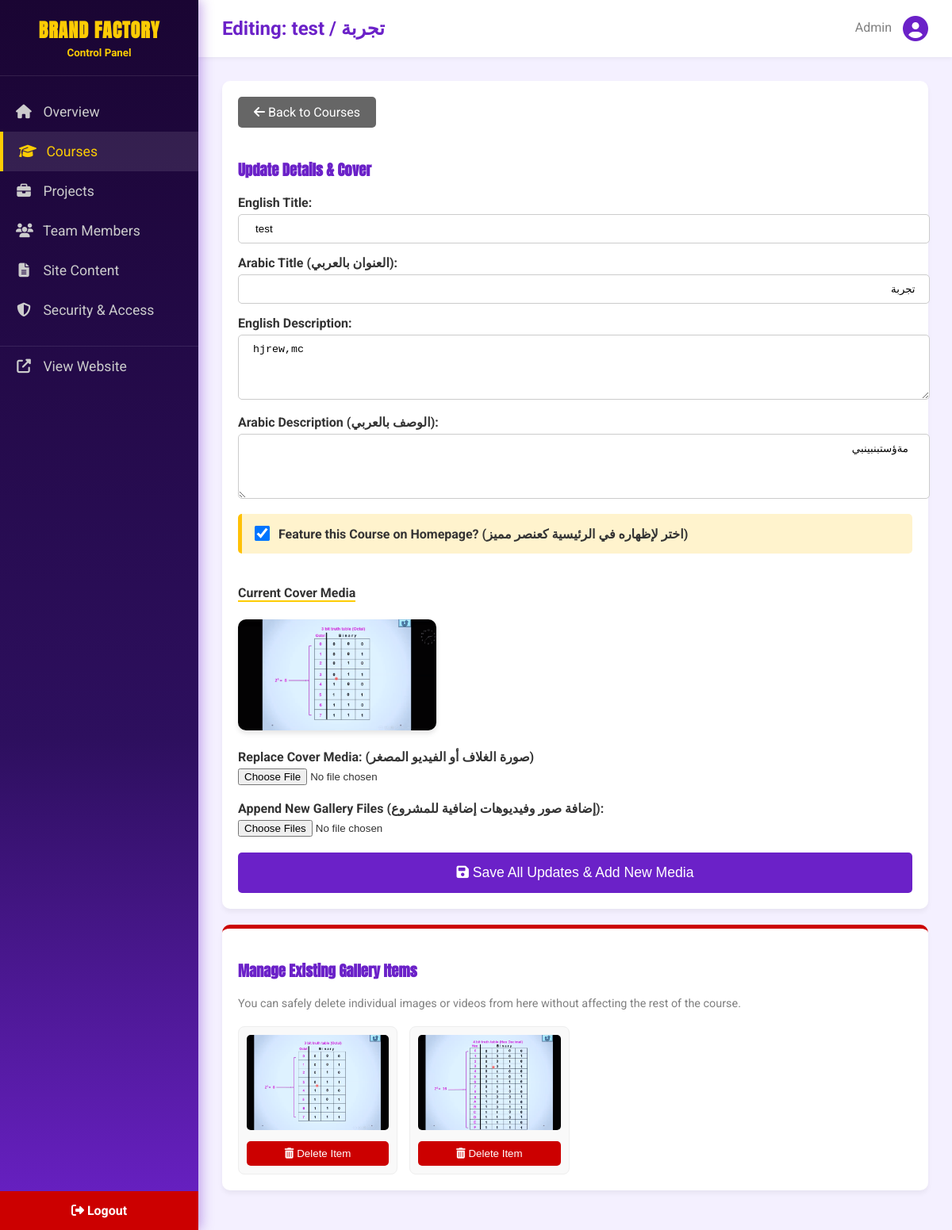
The page /admin/courses/edit/1 (signed in) on the database its author committed.
### main.py (models this page shows, shortened)
class Course(db.Model):
    id = db.Column(db.Integer, primary_key=True)
    title_ar = db.Column(db.String(100), nullable=False)
    title_en = db.Column(db.String(100), nullable=False)
    description_ar = db.Column(db.Text, nullable=True)
    description_en = db.Column(db.Text, nullable=True)
    is_featured = db.Column(db.Boolean, default=False)
    cover_media = db.Column(db.String(128), nullable=True)
    cover_media_type = db.Column(db.String(20), nullable=True) # 'image' or 'video'
    media_items = relationship('CourseMedia', backref='course', cascade="all, delete-orphan")

class CourseMedia(db.Model):
    id = db.Column(db.Integer, primary_key=True)
    path = db.Column(db.String(128), nullable=False)
    media_type = db.Column(db.String(20)) # 'image' or 'video'
    course_id = db.Column(db.Integer, db.ForeignKey('course.id'), nullable=False)

### main.py (the view, shortened to what this page needs)
@admin_bp.route('/courses/edit/<int:id>', methods=['GET', 'POST'])
@login_required
def edit_course(id):
    course = Course.query.get_or_404(id)
    return render_template('admin/course_edit.html', course=course)

### main.py (called while the page is built)
@app.before_request
def before_request():
    g.lang = session.get('lang', 'ar') # اللغة الافتراضية عربي

@app.context_processor
def inject_global_data():
    if not hasattr(g, '_site_content'):
        g._site_content = SiteContent.query.first()
    return dict(lang=g.lang, global_site_content=g._site_content, cache_id=app_version)

def login_required(f):
    @wraps(f)
    def decorated_function(*args, **kwargs):
        if not session.get('admin_logged_in'):
            return redirect(url_for('admin.login', next=request.url))
        return f(*args, **kwargs)
    return decorated_function

@admin_bp.before_request
def restrict_admin_access():
    allowed_endpoints = ['admin.login', 'admin.forgot_password']
    if request.endpoint and request.endpoint.startswith('admin.') and request.endpoint not in allowed_endpoints:
        if not session.get('admin_logged_in'):
            flash('Please log in to access the Control Panel.', 'error')
            return redirect(url_for('admin.login'))

### src/templates/admin/course_edit.html (shortened to what this page needs)
{% extends "admin/base.html" %}
{% block page_title %}Editing: {{ course.title_en }} / {{ course.title_ar }}{% endblock %}
{% block nav_courses %}active{% endblock %}
{% block content %}
<div class="card">
    <a href="{{ url_for('admin.courses') }}" class="btn" style="background:#666; margin-bottom: 20px;"><i
            class="fas fa-arrow-left"></i> Back to Courses</a>
    <h3 style="color: var(--primary-blue); font-family: 'Anton', sans-serif;">Update Details & Cover</h3>
    <form method="POST" enctype="multipart/form-data">
        <label style="font-weight: bold; display:block; margin-bottom:5px;">English Title:</label>
        <input type="text" name="title_en" required value="{{ course.title_en }}"
            style="width:100%; padding:10px; margin-bottom:15px; border-radius:5px; border:1px solid #ccc;">
        <label style="font-weight: bold; display:block; margin-bottom:5px;">Arabic Title (العنوان بالعربي):</label>
        <input type="text" name="title_ar" required value="{{ course.title_ar }}" dir="rtl"
            style="width:100%; padding:10px; margin-bottom:15px; border-radius:5px; border:1px solid #ccc;">
        <label style="font-weight: bold; display:block; margin-bottom:5px;">English Description:</label>
        <textarea name="description_en" rows="4"
            style="width:100%; padding:10px; margin-bottom:15px; border-radius:5px; border:1px solid #ccc;">{{ course.description_en }}</textarea>
        <label style="font-weight: bold; display:block; margin-bottom:5px;">Arabic Description (الوصف بالعربي):</label>
        <textarea name="description_ar" rows="4" dir="rtl"
            style="width:100%; padding:10px; margin-bottom:15px; border-radius:5px; border:1px solid #ccc;">{{ course.description_ar }}</textarea>
        <div
            style="background:#fff3cd; padding:15px; border-left:5px solid #ffc107; margin-bottom:20px; border-radius:5px;">
            <label style="font-weight:bold; cursor:pointer;">
                <input type="checkbox" name="is_featured" value="1" {% if course.is_featured %}checked{% endif %}
                    style="transform: scale(1.5); margin-right: 10px;">
                Feature this Course on Homepage? (اختر لإظهاره في الرئيسية كعنصر مميز)
            </label>
        </div>
        <h4 style="margin-top: 20px; border-bottom: 2px solid var(--accent-yellow); display: inline-block;">Current
            Cover Media</h4>
        <div style="margin-bottom: 20px;">
            {% if course.cover_media %}
            {% if course.cover_media_type == 'image' %}
            <img src="{{ url_for('static', filename='uploads/' + course.cover_media) }}"
                style="width: 250px; border-radius: 10px; box-shadow: 0 4px 6px rgba(0,0,0,0.1);">
            {% else %}
            <video src="{{ url_for('static', filename='uploads/' + course.cover_media) }}" controls
                style="width: 250px; border-radius: 10px; box-shadow: 0 4px 6px rgba(0,0,0,0.1);"></video>
            {% endif %}
            {% else %}
            <p style="color:gray;">No specific cover uploaded.</p>
            {% endif %}
        </div>
        <label style="font-weight: bold; display:block; margin-bottom:5px;">Replace Cover Media: (صورة الغلاف أو الفيديو
            المصغر)</label>
        <input type="file" name="cover_media" accept="image/*,video/*,.mkv,.flv,.wmv,.avi,.mov"
            style="margin-bottom:20px;">
        <label style="font-weight: bold; display:block; margin-bottom:5px;">Append New Gallery Files (إضافة صور
            وفيديوهات إضافية للمشروع):</label>
        <input type="file" name="upload_media" accept="image/*,video/*,.mkv,.flv,.wmv,.avi,.mov" multiple
            style="margin-bottom:20px;">
        <button type="submit" class="btn" style="display:block; width:100%; font-size:1.1rem; padding: 15px;"><i
                class="fas fa-save"></i> Save All Updates & Add New Media</button>
    </form>
</div>
<div class="card" style="border-top: 5px solid #cc0000;">
    <h3 style="color: var(--primary-blue); font-family: 'Anton', sans-serif;">Manage Existing Gallery Items</h3>
    <p style="color:gray; font-size:0.9rem;">You can safely delete individual images or videos from here without
        affecting the rest of the course.</p>
    <div
        style="display:grid; grid-template-columns: repeat(auto-fill, minmax(200px, 1fr)); gap:15px; margin-top: 20px;">
        {% for media in course.media_items %}
        <div style="background: #f9f9f9; padding:10px; border-radius:8px; text-align:center; border:1px solid #eee;">
            {% if media.media_type == 'image' %}
            <img src="{{ url_for('static', filename='uploads/' + media.path) }}"
                style="width:100%; height:120px; object-fit:cover; border-radius:5px; margin-bottom:10px;">
            {% else %}
            <video src="{{ url_for('static', filename='uploads/' + media.path) }}"
                style="width:100%; height:120px; object-fit:cover; border-radius:5px; margin-bottom:10px;"
                preload="metadata"></video>
            {% endif %}
            <form method="POST" action="{{ url_for('admin.delete_course_media', media_id=media.id) }}"
                onsubmit="return confirm('Are you sure you want to delete this media file?');">
                <button type="submit"
                    style="background:#cc0000; color:white; border:none; padding:8px; width:100%; border-radius:5px; cursor:pointer;"><i
                        class="fas fa-trash-alt"></i> Delete Item</button>
            </form>
        </div>
        {% else %}
        <p style="color:gray;">Gallery is empty.</p>
        {% endfor %}
    </div>
</div>
{% endblock %}

### src/templates/admin/base.html (style rules this page uses)
:root { --primary-blue: #6B21C8; --accent-yellow: #FDCC04; --sidebar-width: 250px; --bg-color: #f4f0ff; --text-dark: #333; }
body { margin: 0; padding: 0; font-family: 'Roboto', sans-serif; background-color: var(--bg-color); color: var(--text-dark); display: flex; min-height: 100vh; }
.card { background: white; border-radius: 10px; padding: 20px; box-shadow: 0 4px 6px rgba(0, 0, 0, 0.05); margin-bottom: 20px; }
.btn { background: var(--primary-blue); color: white; padding: 10px 20px; border: none; border-radius: 5px; cursor: pointer; text-decoration: none; display: inline-block; transition: 0.3s; }

### rows shown on the page
Course: title_en "test", title_ar "تجربة", description_en "hjrew,mc", description_ar "مةؤستبنبينبي", is_featured "☑", cover_media (picture)
CourseMedia: path (picture)
CourseMedia: path (picture)
